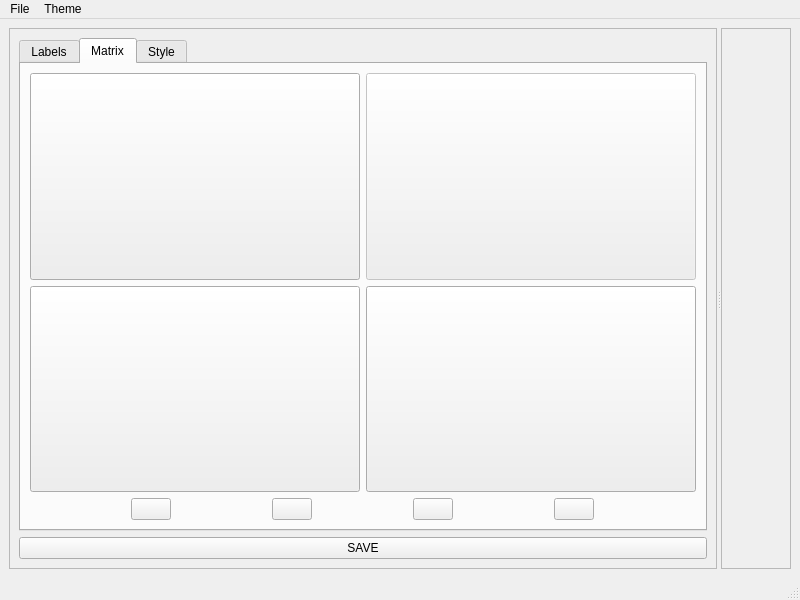
<?xml version="1.0" encoding="UTF-8"?>
<ui version="4.0">
 <class>MainWindow</class>
 <widget class="QMainWindow" name="MainWindow">
  <property name="geometry">
   <rect>
    <x>0</x>
    <y>0</y>
    <width>800</width>
    <height>600</height>
   </rect>
  </property>
  <property name="windowTitle">
   <string>MainWindow</string>
  </property>
  <widget class="QWidget" name="centralwidget">
   <property name="styleSheet">
    <string notr="true">font: 18pt &quot;Segoe UI&quot;;</string>
   </property>
   <layout class="QGridLayout" name="gridLayout">
    <item row="0" column="0">
     <widget class="QSplitter" name="splitter">
      <property name="sizePolicy">
       <sizepolicy hsizetype="Expanding" vsizetype="Preferred">
        <horstretch>0</horstretch>
        <verstretch>0</verstretch>
       </sizepolicy>
      </property>
      <property name="orientation">
       <enum>Qt::Horizontal</enum>
      </property>
      <widget class="QFrame" name="frame">
       <property name="enabled">
        <bool>true</bool>
       </property>
       <property name="sizePolicy">
        <sizepolicy hsizetype="Preferred" vsizetype="Preferred">
         <horstretch>2</horstretch>
         <verstretch>0</verstretch>
        </sizepolicy>
       </property>
       <property name="frameShape">
        <enum>QFrame::StyledPanel</enum>
       </property>
       <property name="frameShadow">
        <enum>QFrame::Raised</enum>
       </property>
       <layout class="QVBoxLayout" name="verticalLayout">
        <item>
         <widget class="QTabWidget" name="PropertiesPanel">
          <property name="styleSheet">
           <string notr="true"/>
          </property>
          <property name="tabPosition">
           <enum>QTabWidget::North</enum>
          </property>
          <property name="currentIndex">
           <number>1</number>
          </property>
          <widget class="QWidget" name="labelsTab">
           <attribute name="title">
            <string>Labels</string>
           </attribute>
           <layout class="QVBoxLayout" name="verticalLayout_3">
            <item>
             <widget class="QListWidget" name="listWidget">
              <property name="styleSheet">
               <string notr="true">font: 18pt &quot;Segoe UI&quot;;</string>
              </property>
              <item>
               <property name="text">
                <string>Item 1</string>
               </property>
               <property name="textAlignment">
                <set>AlignCenter</set>
               </property>
              </item>
              <item>
               <property name="text">
                <string>Item 2</string>
               </property>
               <property name="textAlignment">
                <set>AlignCenter</set>
               </property>
               <property name="flags">
                <set>ItemIsSelectable|ItemIsEditable|ItemIsDragEnabled|ItemIsUserCheckable|ItemIsEnabled</set>
               </property>
              </item>
             </widget>
            </item>
            <item>
             <widget class="QPushButton" name="pushButton_2">
              <property name="text">
               <string>Add Label</string>
              </property>
             </widget>
            </item>
           </layout>
          </widget>
          <widget class="QWidget" name="matrixTab">
           <attribute name="title">
            <string>Matrix</string>
           </attribute>
           <layout class="QVBoxLayout" name="verticalLayout_4">
            <item>
             <layout class="QGridLayout" name="gridLayout_2" rowstretch="0,0">
              <item row="0" column="0">
               <widget class="QPushButton" name="pushButton_5">
                <property name="sizePolicy">
                 <sizepolicy hsizetype="Minimum" vsizetype="Minimum">
                  <horstretch>0</horstretch>
                  <verstretch>0</verstretch>
                 </sizepolicy>
                </property>
                <property name="text">
                 <string/>
                </property>
                <property name="icon">
                 <iconset resource="res.qrc">
                  <normaloff>:/icons/icons/adjacent.png</normaloff>:/icons/icons/adjacent.png</iconset>
                </property>
               </widget>
              </item>
              <item row="1" column="0">
               <widget class="QPushButton" name="pushButton_6">
                <property name="sizePolicy">
                 <sizepolicy hsizetype="Minimum" vsizetype="Minimum">
                  <horstretch>0</horstretch>
                  <verstretch>0</verstretch>
                 </sizepolicy>
                </property>
                <property name="text">
                 <string/>
                </property>
                <property name="icon">
                 <iconset resource="res.qrc">
                  <normaloff>:/icons/icons/not_adjacent.png</normaloff>:/icons/icons/not_adjacent.png</iconset>
                </property>
               </widget>
              </item>
              <item row="0" column="1">
               <widget class="QPushButton" name="pushButton_7">
                <property name="enabled">
                 <bool>false</bool>
                </property>
                <property name="sizePolicy">
                 <sizepolicy hsizetype="Minimum" vsizetype="Minimum">
                  <horstretch>0</horstretch>
                  <verstretch>0</verstretch>
                 </sizepolicy>
                </property>
                <property name="text">
                 <string/>
                </property>
                <property name="icon">
                 <iconset resource="res.qrc">
                  <normaloff>:/icons/icons/adjacent.png</normaloff>:/icons/icons/adjacent.png</iconset>
                </property>
                <property name="checkable">
                 <bool>false</bool>
                </property>
               </widget>
              </item>
              <item row="1" column="1">
               <widget class="QPushButton" name="pushButton_8">
                <property name="sizePolicy">
                 <sizepolicy hsizetype="Minimum" vsizetype="Minimum">
                  <horstretch>0</horstretch>
                  <verstretch>0</verstretch>
                 </sizepolicy>
                </property>
                <property name="text">
                 <string/>
                </property>
                <property name="icon">
                 <iconset resource="res.qrc">
                  <normaloff>:/icons/icons/adjacent.png</normaloff>:/icons/icons/adjacent.png</iconset>
                </property>
               </widget>
              </item>
             </layout>
            </item>
            <item>
             <layout class="QHBoxLayout" name="horizontalLayout" stretch="0,0,0,0">
              <property name="spacing">
               <number>0</number>
              </property>
              <property name="sizeConstraint">
               <enum>QLayout::SetDefaultConstraint</enum>
              </property>
              <item>
               <widget class="QPushButton" name="adjacentBtn">
                <property name="sizePolicy">
                 <sizepolicy hsizetype="Maximum" vsizetype="Maximum">
                  <horstretch>0</horstretch>
                  <verstretch>0</verstretch>
                 </sizepolicy>
                </property>
                <property name="text">
                 <string/>
                </property>
                <property name="icon">
                 <iconset resource="res.qrc">
                  <normaloff>:/icons/icons/adjacent.png</normaloff>:/icons/icons/adjacent.png</iconset>
                </property>
                <property name="checkable">
                 <bool>true</bool>
                </property>
                <property name="autoExclusive">
                 <bool>true</bool>
                </property>
                <property name="autoDefault">
                 <bool>false</bool>
                </property>
                <property name="default">
                 <bool>false</bool>
                </property>
                <property name="flat">
                 <bool>false</bool>
                </property>
               </widget>
              </item>
              <item>
               <widget class="QPushButton" name="notAdjacentBtn">
                <property name="sizePolicy">
                 <sizepolicy hsizetype="Maximum" vsizetype="Maximum">
                  <horstretch>0</horstretch>
                  <verstretch>0</verstretch>
                 </sizepolicy>
                </property>
                <property name="text">
                 <string/>
                </property>
                <property name="icon">
                 <iconset resource="res.qrc">
                  <normaloff>:/icons/icons/not_adjacent.png</normaloff>:/icons/icons/not_adjacent.png</iconset>
                </property>
                <property name="checkable">
                 <bool>true</bool>
                </property>
                <property name="autoExclusive">
                 <bool>true</bool>
                </property>
               </widget>
              </item>
              <item>
               <widget class="QPushButton" name="pushButton_4">
                <property name="sizePolicy">
                 <sizepolicy hsizetype="Maximum" vsizetype="Maximum">
                  <horstretch>0</horstretch>
                  <verstretch>0</verstretch>
                 </sizepolicy>
                </property>
                <property name="text">
                 <string/>
                </property>
                <property name="icon">
                 <iconset resource="res.qrc">
                  <normaloff>:/icons/icons/not_related.png</normaloff>:/icons/icons/not_related.png</iconset>
                </property>
                <property name="checkable">
                 <bool>true</bool>
                </property>
                <property name="autoExclusive">
                 <bool>true</bool>
                </property>
               </widget>
              </item>
              <item>
               <widget class="QPushButton" name="pushButton_9">
                <property name="sizePolicy">
                 <sizepolicy hsizetype="Maximum" vsizetype="Maximum">
                  <horstretch>0</horstretch>
                  <verstretch>0</verstretch>
                 </sizepolicy>
                </property>
                <property name="text">
                 <string/>
                </property>
                <property name="icon">
                 <iconset resource="res.qrc">
                  <normaloff>:/icons/icons/related_not_adjacent.png</normaloff>:/icons/icons/related_not_adjacent.png</iconset>
                </property>
                <property name="checkable">
                 <bool>false</bool>
                </property>
                <property name="autoExclusive">
                 <bool>true</bool>
                </property>
               </widget>
              </item>
             </layout>
            </item>
           </layout>
          </widget>
          <widget class="QWidget" name="styleTab">
           <attribute name="title">
            <string>Style</string>
           </attribute>
          </widget>
         </widget>
        </item>
        <item>
         <widget class="QPushButton" name="pushButton">
          <property name="text">
           <string>SAVE</string>
          </property>
         </widget>
        </item>
       </layout>
      </widget>
      <widget class="QScrollArea" name="scrollArea">
       <property name="sizePolicy">
        <sizepolicy hsizetype="Expanding" vsizetype="Expanding">
         <horstretch>2</horstretch>
         <verstretch>0</verstretch>
        </sizepolicy>
       </property>
       <property name="widgetResizable">
        <bool>true</bool>
       </property>
       <widget class="QWidget" name="scrollAreaWidgetContents">
        <property name="geometry">
         <rect>
          <x>0</x>
          <y>0</y>
          <width>530</width>
          <height>530</height>
         </rect>
        </property>
        <layout class="QVBoxLayout" name="verticalLayout_2">
         <item>
          <widget class="QLabel" name="Generated">
           <property name="text">
            <string/>
           </property>
           <property name="pixmap">
            <pixmap>icons/adjacent.png</pixmap>
           </property>
          </widget>
         </item>
        </layout>
       </widget>
      </widget>
     </widget>
    </item>
   </layout>
  </widget>
  <widget class="QMenuBar" name="menubar">
   <property name="geometry">
    <rect>
     <x>0</x>
     <y>0</y>
     <width>800</width>
     <height>21</height>
    </rect>
   </property>
   <widget class="QMenu" name="menuFile">
    <property name="title">
     <string>File</string>
    </property>
    <addaction name="actionSave"/>
    <addaction name="actionExit"/>
   </widget>
   <widget class="QMenu" name="menuThem">
    <property name="title">
     <string>Theme</string>
    </property>
    <addaction name="actionDark"/>
    <addaction name="actionLight"/>
   </widget>
   <addaction name="menuFile"/>
   <addaction name="menuThem"/>
  </widget>
  <widget class="QStatusBar" name="statusbar"/>
  <action name="actionSave">
   <property name="text">
    <string>Save</string>
   </property>
  </action>
  <action name="actionExit">
   <property name="text">
    <string>Exit</string>
   </property>
  </action>
  <action name="actionDark">
   <property name="checkable">
    <bool>false</bool>
   </property>
   <property name="checked">
    <bool>false</bool>
   </property>
   <property name="text">
    <string>Dark</string>
   </property>
  </action>
  <action name="actionLight">
   <property name="checkable">
    <bool>false</bool>
   </property>
   <property name="text">
    <string>Light</string>
   </property>
  </action>
 </widget>
 <resources>
  <include location="res.qrc"/>
 </resources>
 <connections/>
</ui>
